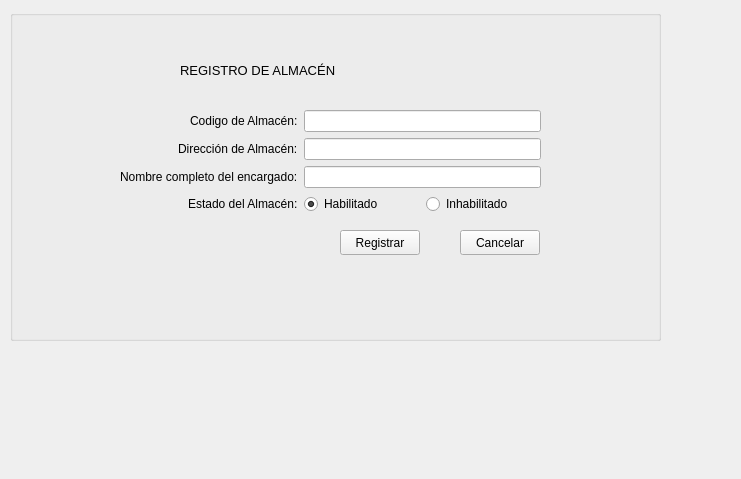
<?xml version="1.0" encoding="UTF-8"?>
<ui version="4.0">
 <class>registroAlmacenGui</class>
 <widget class="QWidget" name="registroAlmacenGui">
  <property name="geometry">
   <rect>
    <x>0</x>
    <y>0</y>
    <width>741</width>
    <height>479</height>
   </rect>
  </property>
  <property name="windowTitle">
   <string>Form</string>
  </property>
  <widget class="QGroupBox" name="groupBox">
   <property name="geometry">
    <rect>
     <x>10</x>
     <y>10</y>
     <width>651</width>
     <height>331</height>
    </rect>
   </property>
   <property name="title">
    <string/>
   </property>
   <widget class="QWidget" name="formLayoutWidget_4">
    <property name="geometry">
     <rect>
      <x>110</x>
      <y>100</y>
      <width>421</width>
      <height>107</height>
     </rect>
    </property>
    <layout class="QFormLayout" name="formLayout_4">
     <property name="labelAlignment">
      <set>Qt::AlignRight|Qt::AlignTrailing|Qt::AlignVCenter</set>
     </property>
     <item row="0" column="0">
      <widget class="QLabel" name="label_13">
       <property name="text">
        <string>Codigo de Almacén:</string>
       </property>
      </widget>
     </item>
     <item row="0" column="1">
      <widget class="QLineEdit" name="txtCodigoLocal_4"/>
     </item>
     <item row="1" column="0">
      <widget class="QLabel" name="label_14">
       <property name="text">
        <string>Dirección de Almacén:</string>
       </property>
      </widget>
     </item>
     <item row="1" column="1">
      <widget class="QLineEdit" name="txtDireccionLocal_4"/>
     </item>
     <item row="3" column="0">
      <widget class="QLabel" name="label_15">
       <property name="text">
        <string>Estado del Almacén:</string>
       </property>
      </widget>
     </item>
     <item row="3" column="1">
      <layout class="QHBoxLayout" name="horizontalLayout_4">
       <item>
        <widget class="QRadioButton" name="cmdHabilitarLocal_4">
         <property name="text">
          <string>Habilitado</string>
         </property>
         <property name="checked">
          <bool>true</bool>
         </property>
        </widget>
       </item>
       <item>
        <widget class="QRadioButton" name="cmdInhabilitarLocal_4">
         <property name="text">
          <string>Inhabilitado</string>
         </property>
        </widget>
       </item>
      </layout>
     </item>
     <item row="2" column="0">
      <widget class="QLabel" name="nombreCompletoDelEncargadoLabel_2">
       <property name="text">
        <string>Nombre completo del encargado:</string>
       </property>
      </widget>
     </item>
     <item row="2" column="1">
      <widget class="QLineEdit" name="nombreCompletoDelEncargadoLineEdit_2"/>
     </item>
    </layout>
   </widget>
   <widget class="QLabel" name="label_16">
    <property name="geometry">
     <rect>
      <x>170</x>
      <y>30</y>
      <width>301</width>
      <height>61</height>
     </rect>
    </property>
    <property name="font">
     <font>
      <pointsize>10</pointsize>
     </font>
    </property>
    <property name="text">
     <string>REGISTRO DE ALMACÉN</string>
    </property>
   </widget>
   <widget class="QPushButton" name="cmdRegistrarLocal_4">
    <property name="geometry">
     <rect>
      <x>330</x>
      <y>220</y>
      <width>80</width>
      <height>25</height>
     </rect>
    </property>
    <property name="text">
     <string>Registrar</string>
    </property>
   </widget>
   <widget class="QPushButton" name="cmdCancelarLocal_4">
    <property name="geometry">
     <rect>
      <x>450</x>
      <y>220</y>
      <width>80</width>
      <height>25</height>
     </rect>
    </property>
    <property name="text">
     <string>Cancelar</string>
    </property>
   </widget>
  </widget>
 </widget>
 <resources/>
 <connections/>
</ui>
